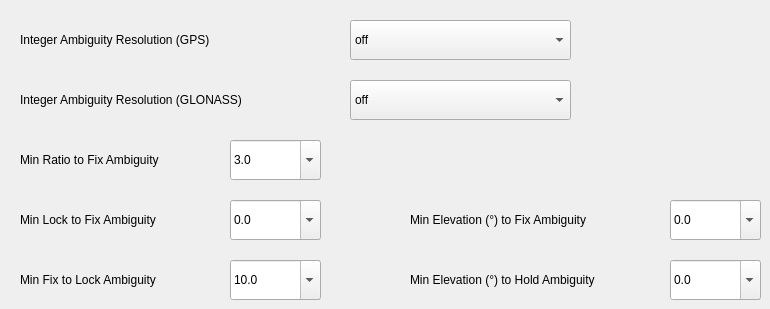
   <widget class="QWidget" name="Setting2Tab">
    <attribute name="title">
     <string>Setting 2</string>
    </attribute>
    <widget class="QLabel" name="label_13">
     <property name="geometry">
      <rect>
       <x>20</x>
       <y>20</y>
       <width>321</width>
       <height>40</height>
      </rect>
     </property>
     <property name="text">
      <string>Integer Ambiguity Resolution (GPS)</string>
     </property>
    </widget>
    <widget class="QComboBox" name="ArmodeBox">
     <property name="geometry">
      <rect>
       <x>350</x>
       <y>20</y>
       <width>221</width>
       <height>40</height>
      </rect>
     </property>
     <property name="editable">
      <bool>false</bool>
     </property>
     <property name="currentIndex">
      <number>0</number>
     </property>
     <property name="frame">
      <bool>true</bool>
     </property>
     <item>
      <property name="text">
       <string>off</string>
      </property>
     </item>
     <item>
      <property name="text">
       <string>continuous</string>
      </property>
     </item>
     <item>
      <property name="text">
       <string>instantaneous</string>
      </property>
     </item>
     <item>
      <property name="text">
       <string>fix-and-hold</string>
      </property>
     </item>
    </widget>
    <widget class="QComboBox" name="GloarmodeBox">
     <property name="geometry">
      <rect>
       <x>350</x>
       <y>80</y>
       <width>221</width>
       <height>40</height>
      </rect>
     </property>
     <property name="editable">
      <bool>false</bool>
     </property>
     <property name="currentIndex">
      <number>0</number>
     </property>
     <property name="frame">
      <bool>true</bool>
     </property>
     <item>
      <property name="text">
       <string>off</string>
      </property>
     </item>
     <item>
      <property name="text">
       <string>on</string>
      </property>
     </item>
     <item>
      <property name="text">
       <string>autocal</string>
      </property>
     </item>
    </widget>
    <widget class="QLabel" name="label_15">
     <property name="geometry">
      <rect>
       <x>20</x>
       <y>140</y>
       <width>191</width>
       <height>40</height>
      </rect>
     </property>
     <property name="text">
      <string>Min Ratio to Fix Ambiguity</string>
     </property>
    </widget>
    <widget class="MyComboBox" name="ArthresBox">
     <property name="geometry">
      <rect>
       <x>230</x>
       <y>140</y>
       <width>91</width>
       <height>40</height>
      </rect>
     </property>
     <property name="editable">
      <bool>true</bool>
     </property>
     <property name="currentIndex">
      <number>2</number>
     </property>
     <property name="frame">
      <bool>true</bool>
     </property>
     <item>
      <property name="text">
       <string>1.0</string>
      </property>
     </item>
     <item>
      <property name="text">
       <string>2.0</string>
      </property>
     </item>
     <item>
      <property name="text">
       <string>3.0</string>
      </property>
     </item>
     <item>
      <property name="text">
       <string>4.0</string>
      </property>
     </item>
     <item>
      <property name="text">
       <string>5.0</string>
      </property>
     </item>
    </widget>
    <widget class="QLabel" name="label_16">
     <property name="geometry">
      <rect>
       <x>20</x>
       <y>200</y>
       <width>191</width>
       <height>40</height>
      </rect>
     </property>
     <property name="text">
      <string>Min Lock to Fix Ambiguity</string>
     </property>
    </widget>
    <widget class="QLabel" name="label_17">
     <property name="geometry">
      <rect>
       <x>410</x>
       <y>200</y>
       <width>231</width>
       <height>40</height>
      </rect>
     </property>
     <property name="text">
      <string>Min Elevation (°) to Fix Ambiguity</string>
     </property>
    </widget>
    <widget class="MyComboBox" name="ArlockcntBox">
     <property name="geometry">
      <rect>
       <x>230</x>
       <y>200</y>
       <width>91</width>
       <height>40</height>
      </rect>
     </property>
     <property name="editable">
      <bool>true</bool>
     </property>
     <property name="currentIndex">
      <number>0</number>
     </property>
     <property name="frame">
      <bool>true</bool>
     </property>
     <item>
      <property name="text">
       <string>0.0</string>
      </property>
     </item>
     <item>
      <property name="text">
       <string>1.0</string>
      </property>
     </item>
     <item>
      <property name="text">
       <string>2.0</string>
      </property>
     </item>
     <item>
      <property name="text">
       <string>3.0</string>
      </property>
     </item>
     <item>
      <property name="text">
       <string>4.0</string>
      </property>
     </item>
     <item>
      <property name="text">
       <string>5.0</string>
      </property>
     </item>
    </widget>
    <widget class="MyComboBox" name="ArelmaskBox">
     <property name="geometry">
      <rect>
       <x>670</x>
       <y>200</y>
       <width>91</width>
       <height>40</height>
      </rect>
     </property>
     <property name="editable">
      <bool>true</bool>
     </property>
     <property name="currentIndex">
      <number>0</number>
     </property>
     <property name="frame">
      <bool>true</bool>
     </property>
     <item>
      <property name="text">
       <string>0.0</string>
      </property>
     </item>
     <item>
      <property name="text">
       <string>1.0</string>
      </property>
     </item>
     <item>
      <property name="text">
       <string>2.0</string>
      </property>
     </item>
     <item>
      <property name="text">
       <string>3.0</string>
      </property>
     </item>
     <item>
      <property name="text">
       <string>4.0</string>
      </property>
     </item>
     <item>
      <property name="text">
       <string>5.0</string>
      </property>
     </item>
    </widget>
    <widget class="MyComboBox" name="ElmaskholdBox_3">
     <property name="geometry">
      <rect>
       <x>670</x>
       <y>260</y>
       <width>91</width>
       <height>40</height>
      </rect>
     </property>
     <property name="editable">
      <bool>true</bool>
     </property>
     <property name="currentIndex">
      <number>0</number>
     </property>
     <property name="frame">
      <bool>true</bool>
     </property>
     <item>
      <property name="text">
       <string>0.0</string>
      </property>
     </item>
     <item>
      <property name="text">
       <string>1.0</string>
      </property>
     </item>
     <item>
      <property name="text">
       <string>2.0</string>
      </property>
     </item>
     <item>
      <property name="text">
       <string>3.0</string>
      </property>
     </item>
     <item>
      <property name="text">
       <string>4.0</string>
      </property>
     </item>
     <item>
      <property name="text">
       <string>5.0</string>
      </property>
     </item>
    </widget>
    <widget class="QLabel" name="label_18">
     <property name="geometry">
      <rect>
       <x>410</x>
       <y>260</y>
       <width>241</width>
       <height>40</height>
      </rect>
     </property>
     <property name="text">
      <string>Min Elevation (°) to Hold Ambiguity</string>
     </property>
    </widget>
    <widget class="MyComboBox" name="ArminfixBox">
     <property name="geometry">
      <rect>
       <x>230</x>
       <y>260</y>
       <width>91</width>
       <height>40</height>
      </rect>
     </property>
     <property name="editable">
      <bool>true</bool>
     </property>
     <property name="currentIndex">
      <number>1</number>
     </property>
     <property name="frame">
      <bool>true</bool>
     </property>
     <item>
      <property name="text">
       <string>5.0</string>
      </property>
     </item>
     <item>
      <property name="text">
       <string>10.0</string>
      </property>
     </item>
     <item>
      <property name="text">
       <string>15.0</string>
      </property>
     </item>
     <item>
      <property name="text">
       <string>20.0</string>
      </property>
     </item>
    </widget>
    <widget class="QLabel" name="label_19">
     <property name="geometry">
      <rect>
       <x>20</x>
       <y>260</y>
       <width>191</width>
       <height>40</height>
      </rect>
     </property>
     <property name="text">
      <string>Min Fix to Lock Ambiguity</string>
     </property>
    </widget>
    <widget class="QLabel" name="label_44">
     <property name="geometry">
      <rect>
       <x>20</x>
       <y>80</y>
       <width>321</width>
       <height>40</height>
      </rect>
     </property>
     <property name="text">
      <string>Integer Ambiguity Resolution (GLONASS)</string>
     </property>
    </widget>
   </widget>
